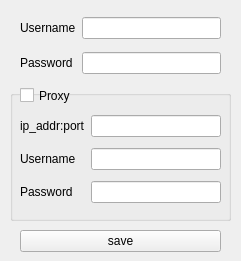
<?xml version="1.0" encoding="UTF-8"?>
<ui version="4.0">
 <class>Form</class>
 <widget class="QWidget" name="Form">
  <property name="geometry">
   <rect>
    <x>0</x>
    <y>0</y>
    <width>241</width>
    <height>261</height>
   </rect>
  </property>
  <property name="windowTitle">
   <string>Form</string>
  </property>
  <widget class="QWidget" name="gridLayoutWidget">
   <property name="geometry">
    <rect>
     <x>20</x>
     <y>10</y>
     <width>201</width>
     <height>71</height>
    </rect>
   </property>
   <layout class="QGridLayout" name="gridLayout">
    <item row="0" column="1">
     <widget class="QLabel" name="label">
      <property name="text">
       <string>Username</string>
      </property>
     </widget>
    </item>
    <item row="0" column="2">
     <widget class="QLineEdit" name="lineEdit"/>
    </item>
    <item row="1" column="1">
     <widget class="QLabel" name="label_2">
      <property name="text">
       <string>Password</string>
      </property>
     </widget>
    </item>
    <item row="1" column="2">
     <widget class="QLineEdit" name="lineEdit_2"/>
    </item>
   </layout>
  </widget>
  <widget class="QGroupBox" name="groupBox">
   <property name="geometry">
    <rect>
     <x>10</x>
     <y>90</y>
     <width>221</width>
     <height>131</height>
    </rect>
   </property>
   <property name="title">
    <string/>
   </property>
  </widget>
  <widget class="QCheckBox" name="checkBox">
   <property name="geometry">
    <rect>
     <x>20</x>
     <y>80</y>
     <width>85</width>
     <height>31</height>
    </rect>
   </property>
   <property name="text">
    <string>Proxy</string>
   </property>
  </widget>
  <widget class="QWidget" name="gridLayoutWidget_3">
   <property name="geometry">
    <rect>
     <x>20</x>
     <y>110</y>
     <width>201</width>
     <height>100</height>
    </rect>
   </property>
   <layout class="QGridLayout" name="gridLayout_3">
    <item row="0" column="2">
     <widget class="QLineEdit" name="lineEdit_3"/>
    </item>
    <item row="0" column="1">
     <widget class="QLabel" name="label_3">
      <property name="text">
       <string>ip_addr:port</string>
      </property>
     </widget>
    </item>
    <item row="1" column="2">
     <widget class="QLineEdit" name="lineEdit_4"/>
    </item>
    <item row="1" column="1">
     <widget class="QLabel" name="label_4">
      <property name="text">
       <string>Username</string>
      </property>
     </widget>
    </item>
    <item row="2" column="2">
     <widget class="QLineEdit" name="lineEdit_5"/>
    </item>
    <item row="2" column="1">
     <widget class="QLabel" name="label_5">
      <property name="text">
       <string>Password</string>
      </property>
     </widget>
    </item>
   </layout>
  </widget>
  <widget class="QPushButton" name="pushButton">
   <property name="geometry">
    <rect>
     <x>20</x>
     <y>230</y>
     <width>201</width>
     <height>22</height>
    </rect>
   </property>
   <property name="text">
    <string>save</string>
   </property>
  </widget>
 </widget>
 <resources/>
 <connections/>
</ui>
